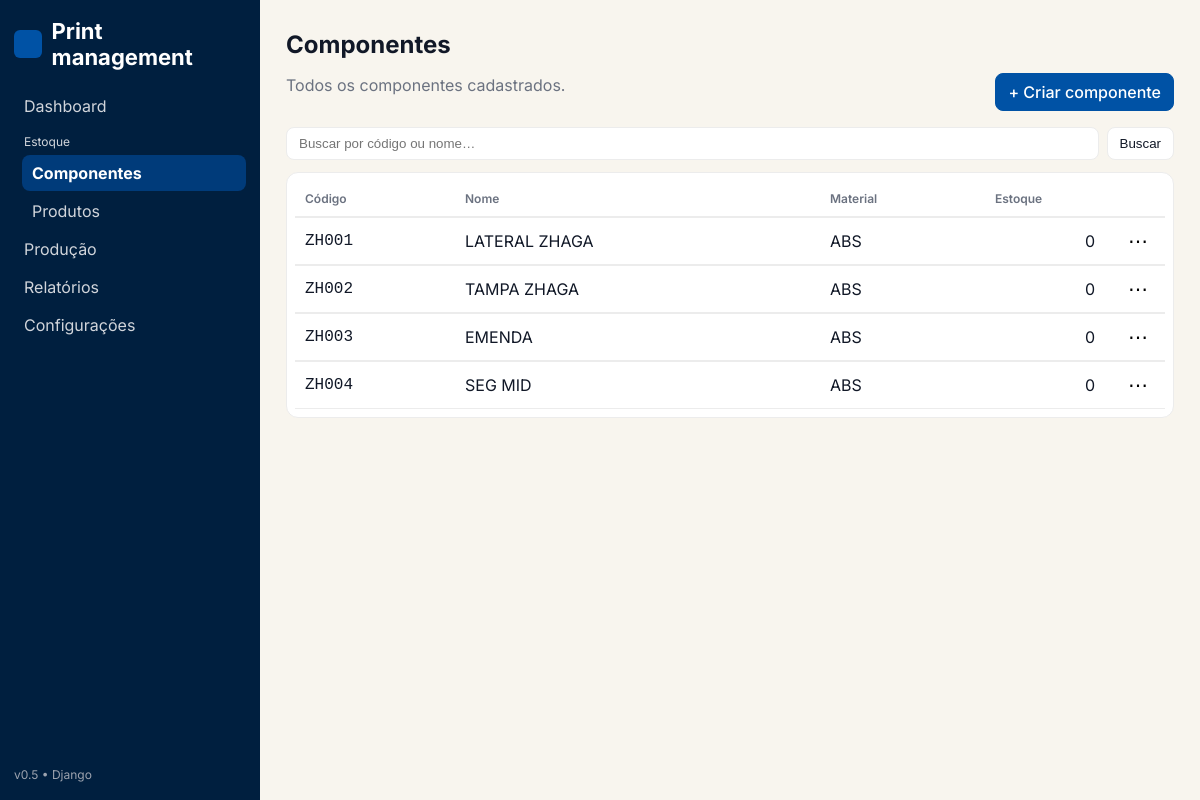
Screenshot of /estoque/componentes/ with the database file from the repository.
### core/models.py (models this page shows, shortened)
class Component(models.Model):
    code = models.CharField("Código", max_length=32, unique=True)
    name = models.CharField("Nome", max_length=120)
    description = models.TextField("Descrição", blank=True)
    material = models.CharField("Material", max_length=60, blank=True)
    unit_cost = models.DecimalField("Custo unitário (R$)", max_digits=10, decimal_places=2, default=0)
    production_time = models.DurationField("Tempo de produção", default=timedelta())
    print_time_min = models.PositiveIntegerField("Tempo de impressão (min/un)", default=0)
    qty_on_hand = models.PositiveIntegerField("Qtd em estoque", default=0)
    created_at = models.DateTimeField(auto_now_add=True)
    updated_at = models.DateTimeField(auto_now=True)
    class Meta:
        ordering = ["code"]

### core/views.py (the view)
# urls.py: path("estoque/componentes/", v.estoque_componentes_list, name="estoque-componentes"),
def estoque_componentes_list(request):
    q = request.GET.get("q", "").strip()
    qs = Component.objects.all()
    if q:
        qs = qs.filter(Q(code__icontains=q) | Q(name__icontains=q))
    components = list(qs.order_by("code", "name"))
    return render(
        request,
        "estoque/componentes_list.html",
        {"components": components, "q": q},
    )

### templates/estoque/componentes_list.html (shortened to what this page needs)
{% extends "base.html" %}
{% load static %}
{% block content %}
<div class="page-header">
  <div>
    <h1 class="page-title">Componentes</h1>
    <p class="muted">Todos os componentes cadastrados.</p>
  </div>
  <div class="actions">
    <a href="{% url 'componentes-new' %}" class="btn btn-primary">+ Criar componente</a>
  </div>
</div>
<form method="get" class="search-bar">
  <input type="text" name="q" value="{{ q }}" placeholder="Buscar por código ou nome…" />
  <button class="btn">Buscar</button>
</form>
<div class="notion-card">
  <table class="nt-table">
    <thead>
      <tr>
        <th style="width:160px">Código</th>
        <th>Nome</th>
        <th>Material</th>
        <th class="right" style="width:120px">Estoque</th>
        <th style="width:60px"></th>
      </tr>
    </thead>
    <tbody>
      {% if components %}
        {% for c in components %}
        <tr>
          <td class="mono">{{ c.code }}</td>
          <td>{{ c.name }}</td>
          <td>{{ c.material }}</td>
          <td class="right">{{ c.inventory.qty_on_hand|default:"0" }}</td>
          <td class="right">
            <div class="menu-wrap">
              <button type="button" class="dots-btn" aria-haspopup="true" aria-expanded="false">⋯</button>
            </div>
          </td>
        </tr>
        {% endfor %}
      {% else %}
        <tr><td colspan="5" class="muted">Nenhum componente encontrado.</td></tr>
      {% endif %}
    </tbody>
  </table>
</div>
{% endblock %}

### templates/base.html (style rules this page uses)
:root { --bg:#F8F5EE; --card:#fff; --muted:#6b7280; --line:#ececec; --text:#000; --accent:#0052a5; --accent-600:#003b7a; --text:#111827; --accent:#0052a5; --accent-600:#003b7a; --danger:#e11d48; --success:#16a34a; --sidebar:#001f3f; --sidebar-muted:#d1d5db; }
* { box-sizing:border-box }
html,body { height:100% }
body { margin:0;font-family:Inter,system-ui,-apple-system,Segoe UI,Roboto,Helvetica,Arial,sans-serif;background:var(--bg);color:var(--text) }
a { color:inherit;text-decoration:none }
.page-header { display:flex;align-items:center;justify-content:space-between;gap:12px;margin-bottom:16px }
.page-title { font-size:28px;font-weight:700 }
.muted { color:var(--muted) }
.btn { display:inline-flex;align-items:center;gap:6px;border:1px solid var(--line);background:#fff;color:var(--text);border-radius:8px;padding:8px 12px;font-weight:500 }
.btn-primary { background:var(--accent);border-color:var(--accent);color:#fff }
table { width:100%;border-collapse:separate;border-spacing:0 }
th,td { padding:10px 12px;border-bottom:1px solid var(--line);vertical-align:middle }
th { font-size:12px;color:var(--muted);text-align:left }
.right { text-align:right }
input[type=text], input[type=number], textarea, select { width:100%;padding:10px 12px;border:1px solid var(--line);border-radius:10px;background:#fff }

### templates/estoque/componentes_list.html (style rules this page uses)
.page-header { display:flex;align-items:flex-end;justify-content:space-between;margin:8px 0 16px }
.page-title { font-size:24px;font-weight:700;margin:0 }
.muted { color:var(--muted) }
.actions { display:flex;gap:8px }
.btn { border:1px solid var(--line);background:#fff;color:var(--text);padding:8px 12px;border-radius:8px }
.btn-primary { background:var(--accent);color:#fff;border-color:var(--accent) }
.search-bar { display:flex;gap:8px;margin:0 0 12px }
.search-bar input { flex:1;border:1px solid var(--line);border-radius:8px;padding:8px 12px;background:#fff;color:var(--text) }
.notion-card { background:#fff;border:1px solid var(--line);border-radius:12px;padding:8px;color:var(--text) }
.nt-table { width:100%;border-collapse:separate;border-spacing:0 }
.nt-table thead th { font-size:12px;color:var(--muted);font-weight:600;text-align:left;padding:10px }
.nt-table tbody td { padding:10px;border-top:1px solid var(--line) }
.right { text-align:right }
.mono { font-family: ui-monospace, SFMono-Regular, Menlo, Monaco, Consolas, "Liberation Mono", monospace }
.menu-wrap { position:relative;display:inline-block }
.dots-btn { border:1px solid transparent;background:transparent;font-size:20px;line-height:1;border-radius:8px;padding:2px 6px;cursor:pointer }

### rows the page displays
Component: code "ZH001", name "LATERAL ZHAGA", material "ABS", inventory.qty_on_hand "0"
Component: code "ZH002", name "TAMPA ZHAGA", material "ABS", inventory.qty_on_hand "0"
Component: code "ZH003", name "EMENDA", material "ABS", inventory.qty_on_hand "0"
Component: code "ZH004", name "SEG MID", material "ABS", inventory.qty_on_hand "0"
